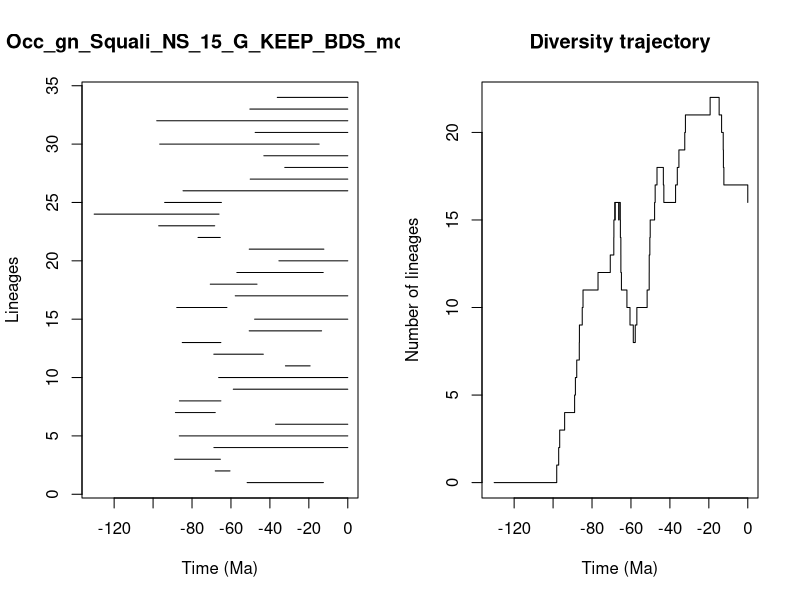

Source code (R):


pdf(file='../Results/Genus_NS/5_MA_bins_EP/pyrate_mcmc_logs/Occ_gn_Squali_NS_15_G_KEEP_BDS_mcmc_LTT.pdf',width=0.6*20, height=0.6*10)
title = "Occ_gn_Squali_NS_15_G_KEEP_BDS_mcmc"
ts=c(51.6938505170723, 68.06917361870269,88.93903128120307,68.76476391038064,86.53722129804798,37.0855263158881,88.53625036046574,86.47354754065128,58.80642149302922,66.32172112369,32.027317345726125,68.8102423658408,85.02558279830086,50.63609655083217,47.857669719215096,87.84699393632847,57.79766710100773,70.62577418385797,56.968714769236925,35.37031807871161,50.61991279719805,76.91521702866125,97.12168579006646,130.2567314807179,94.06463291797401,84.61945963199484,50.11500832975491,32.36310329536587,43.10796596341362,96.60052911358342,47.568558778234824,98.12663483956327,50.2988762523409,36.20190751933285)
te=c(12.517391358410348, 60.49436441542584,65.43136762964318,0.0,0.0,0.0,68.0635276696873,65.17696011288172,0.0,0.0,19.339474078358425,43.36455455886213,65.18615375954049,13.449217424978015,0.0,62.0725388077787,0.0,46.62240523790406,12.613952884375779,0.0,12.275920463472316,65.47912243850995,68.34365883244885,66.12582841995945,64.89775533513124,0.0,0.0,0.0,0.0,14.70998921630202,0.0,0.0,0.0,0.0)
div_traj=c(0, 1,2,3,4,5,6,7,8,9,10,11,12,13,14,15,16,15,16,15,16,15,14,13,12,11,10,9,8,9,10,11,12,13,14,15,16,17,18,17,16,17,18,19,20,21,22,21,20,19,18,17,16)
time_events=c(130.2567314807179, 98.12663483956327,97.12168579006646,96.60052911358342,94.06463291797401,88.93903128120307,88.53625036046574,87.84699393632847,86.53722129804798,86.47354754065128,85.02558279830086,84.61945963199484,76.91521702866125,70.62577418385797,68.8102423658408,68.76476391038064,68.34365883244885,68.06917361870269,68.0635276696873,66.32172112369,66.12582841995945,65.47912243850995,65.43136762964318,65.18615375954049,65.17696011288172,64.89775533513124,62.0725388077787,60.49436441542584,58.80642149302922,57.79766710100773,56.968714769236925,51.6938505170723,50.63609655083217,50.61991279719805,50.2988762523409,50.11500832975491,47.857669719215096,47.568558778234824,46.62240523790406,43.36455455886213,43.10796596341362,37.0855263158881,36.20190751933285,35.37031807871161,32.36310329536587,32.027317345726125,19.339474078358425,14.70998921630202,13.449217424978015,12.613952884375779,12.517391358410348,12.275920463472316,0.0)
                par(mfrow=c(1,2))
                L = length(ts)
                plot(ts, 1:L , xlim=c(-max(ts)-1,0), pch=20, type="n", main=title,xlab="Time (Ma)",ylab="Lineages")
                for (i in 1:L){segments(x0=-te[i],y0=i,x1=-ts[i],y1=i)}    
                t = -time_events
                plot(div_traj ~ t,type="s", main = "Diversity trajectory",xlab="Time (Ma)",ylab="Number of lineages",xlim=c(-max(ts)-1,0))
                abline(v=c(65,200,251,367,445),lty=2,col="gray")
                
